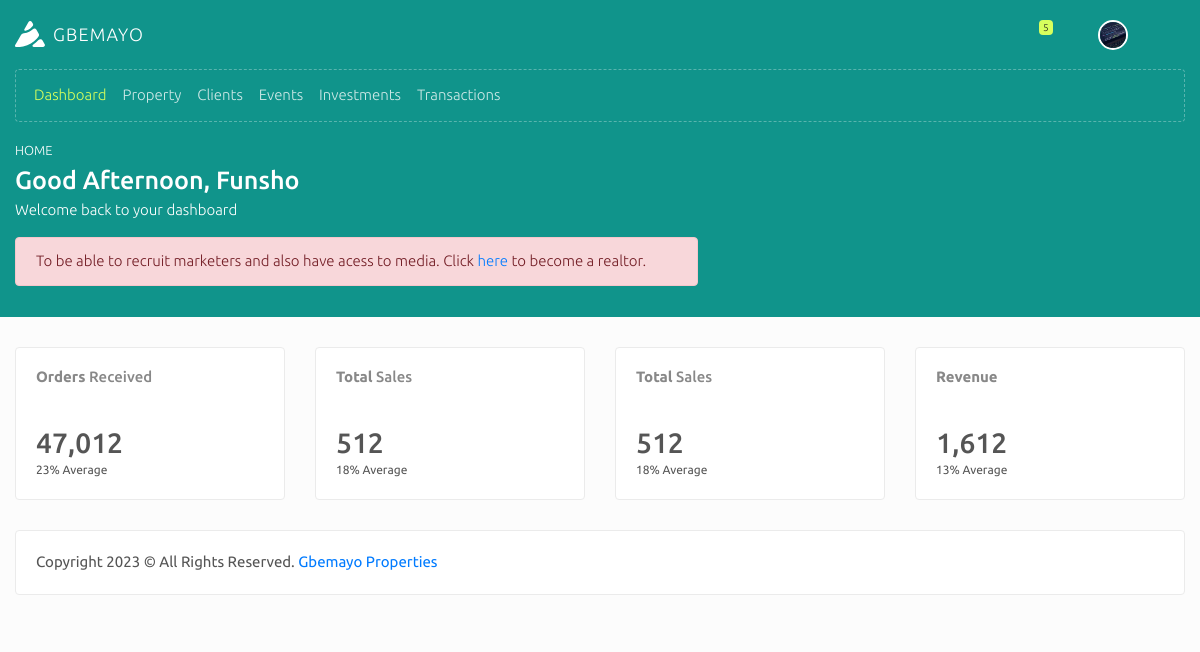
/dashboard (signed in), run on the app's committed database.
### tables this page shows
CREATE TABLE `agents` (
  `agent_id` int(255) NOT NULL,
  `agent_privilege_id` int(255) DEFAULT NULL,
  `agent_fullname` varchar(255) DEFAULT NULL,
  `agent_email` varchar(255) DEFAULT NULL,
  `agent_password` varchar(255) DEFAULT NULL,
  `agent_phone_number` varchar(255) DEFAULT NULL,
  `agent_address` varchar(255) DEFAULT NULL,
  `agent_profile_photo` varchar(255) DEFAULT NULL,
  `agent_bank_name` varchar(255) DEFAULT NULL,
  `agent_account_name` varchar(255) DEFAULT NULL,
  `agent_account_number` varchar(255) DEFAULT NULL,
  `agent_business_id` varchar(255) DEFAULT NULL,
  `agent_referral_id` varchar(255) DEFAULT NULL,
  `agent_referred_by_id` varchar(255) DEFAULT NULL,
  `agent_referral_type` enum('realtor','business') DEFAULT NULL,
  `agent_event_id` varchar(255) DEFAULT NULL,
  `agent_payment_status` enum('active','inactive') NOT NULL DEFAULT 'inactive',
  `agent_created_on` datetime NOT NULL
);

### includes/db-functions.php (called while the page is built, shortened)
<?php
	include("config.php");
	function admin_query_agent($business_id, $agent_id, $data = false){
		global $con;
		$query = mysqli_query($con, "SELECT * FROM agents JOIN privileges ON privileges.privileges_id = agents.agent_privilege_id WHERE agent_business_id ='$business_id' AND agent_id ='$agent_id' ORDER BY agent_id DESC");
		return $data ? $query : mysqli_num_rows($query);
	}
?>

### dashboard.php (the view, shortened to what this page needs)
<?php include("includes/header.php"); ?>
    <div class="body_area after_bg sm">
        <div class="block-header">
            <div class="container">
                <div class="row clearfix">
                    <div class="col-lg-6 col-md-12">
                        <h1 class="mt-1">
                            <strong class="text text-secondary">You are logged in as <?php echo ucwords(get_privileges_name($session_logged_in_privilege_id)) ?></strong>
                        </h1>
                        <ul class="breadcrumb pl-0 pb-0 mt-4">
                            <li class="breadcrumb-item active"><a href="dashboard">Home</a></li>
                        </ul>
                        <h1 class="mb-1 mt-1">Good <?php echo $currentTime .", " . ucwords(explode(" ",$fetch_agent_info['agent_fullname'])[0]) ?></h1>
                        <span>Welcome back to your dashboard</span>
                    </div>
                </div>
                <?php
                     if ($session_logged_in_privilege_id == 3 && $fetch_agent_info["agent_payment_status"] == "inactive") {
                        include("realtor-subscribe-msg.php");
                    }else if ($session_logged_in_privilege_id == 4 && $fetch_agent_info["agent_payment_status"] == "inactive"){
                        include("marketers-subscribe-msg.php");
                    }
                ?>
            </div>
        </div>
        <div class="container">
            <div class="row clearfix row-deck">
                <div class="col-lg-3 col-md-6 col-sm-6">
                    <div class="card">
                        <div class="header">
                            <h2><strong>Orders</strong> Received</h2>
                        </div>
                        <div class="body">
                            <h3 class="mb-0">47,012</h3>
                            <small class="displayblock">23% Average <i class="zmdi zmdi-trending-up"></i></small>
                        </div>
                    </div>
                </div>
                <div class="col-lg-3 col-md-6 col-sm-6">
                    <div class="card">
                        <div class="header">
                            <h2><strong>Total</strong> Sales</h2>
                        </div>
                        <div class="body">
                            <h3 class="mb-0">512</h3>
                            <small class="displayblock">18% Average <i class="zmdi zmdi-trending-down"></i></small>
                        </div>
                    </div>
                </div>
                <div class="col-lg-3 col-md-6 col-sm-6">
                    <div class="card">
                        <div class="header">
                            <h2><strong>Total</strong> Sales</h2>
                        </div>
                        <div class="body">
                            <h3 class="mb-0">512</h3>
                            <small class="displayblock">18% Average <i class="zmdi zmdi-trending-down"></i></small>
                        </div>
                    </div>
                </div>
                <div class="col-lg-3 col-md-6 col-sm-6">
                    <div class="card">
                        <div class="header">
                            <h2><strong>Revenue</strong></h2>
                        </div>
                        <div class="body">
                            <h3 class="mb-0">1,612</h3>
                            <small class="displayblock">13% Average <i class="zmdi zmdi-trending-up"></i></small>
                        </div>
                    </div>
                </div>
            </div>
<?php
    include("includes/footer.php");
?>

### includes/header.php (shortened to what this page needs)
<?php
    $query_agent_info = admin_query_agent($session_logged_in_business_id, $session_logged_in_agent_id, true);
    $fetch_agent_info = mysqli_fetch_assoc($query_agent_info);
    $the_hour = date("H");
    $currentTime = ($the_hour > 17) ? "Evening" : (($the_hour > 12) ? "Afternoon" : "Morning");
?>
<!doctype html>
<html class="no-js " lang="en">
<head>
<link rel="stylesheet" href="assets/plugins/bootstrap/css/bootstrap.min.css">
<link rel="stylesheet" href="assets/plugins/jquery-datatable/dataTables.bootstrap4.min.css">
<link rel="stylesheet" href="assets/plugins/jvectormap/jquery-jvectormap-2.0.3.css"/>
<link rel="stylesheet" href="assets/plugins/morrisjs/morris.css" />
<link rel="stylesheet" href="assets/plugins/YoutubePopUp/YouTubePopUp.css"/>
<link rel="stylesheet" href="assets/css/amaze.style.min.css">
<link rel="stylesheet" href="assets/css/ecommerce.css">
<link rel="stylesheet" href="https://cdnjs.cloudflare.com/ajax/libs/material-design-iconic-font/2.2.0/css/material-design-iconic-font.min.css">
</head>
<body class="font-ubuntu">
<div id="body" class="theme-cyan">
    <nav class="top_navbar">
        <div class="container">
            <div class="row clearfix">
                <div class="col-12">
                    <div class="d-flex justify-content-between align-items-center">
                        <div class="navbar-logo">
                            <a class="navbar-brand" href="dashboard"><img src="assets/images/logo.svg" width="30" alt="Amaze"><span class="ml-2">Gbemayo</span></a>
                        </div>
                        <div class="d-flex justify-content-end justify-content-md-between align-items-center flex-grow-1">
                            <ul class="navbar">
                                <li class="dropdown notifications">
                                    <a href="javascript:void(0);" class="dropdown-toggle" data-toggle="dropdown" role="button"><i class="zmdi zmdi-notifications"></i><span class="label-count">5</span></a>
                                </li>
                                <li class="dropdown profile">
                                    <a href="javascript:void(0);" class="dropdown-toggle" data-toggle="dropdown" role="button">
                                        <img class="rounded-circle" style="width:30px; height: 30px;object-fit: cover;" src="<?php echo $fetch_agent_info['agent_profile_photo'] ?>" alt="User">
                                    </a>
                                </li>
                                <li><a href="javascript:void(0);" class="js-right-sidebar"><i class="icon-equalizer"></i></a></li>
                            </ul>
                        </div>
                    </div>
                </div>
            </div>
        </div>
    </nav>
    <aside id="leftsidebar" class="sidebar h_menu">
        <div class="container">
            <div class="row clearfix">
                <div class="col-12">
                    <div class="menu">
                        <ul class="list">
                            <li class="active">
                                <a href="dashboard" class="menu-toggle"><i class="zmdi zmdi-home"></i><span>Dashboard</span></a>
                            </li>
                            <li><a href="property-list" class="menu-toggle"><i class="zmdi zmdi-home"></i><span>Property</span></a>
                            <li><a href="client-list" class="menu-toggle"><i class="zmdi zmdi-home"></i><span>Clients</span></a>
                            <li><a href="events" class="menu-toggle"><i class="zmdi zmdi-apps"></i><span>Events</span></a>
                            <li><a href="" class="menu-toggle"><i class="zmdi zmdi-apps"></i><span>Investments</span></a>
                            <li>
                                <a href="transaction-list" class="menu-toggle"><i class="zmdi zmdi-shopping-basket"></i><span>Transactions</span></a>
                            </li>
                        </ul>
                    </div>
                </div>
            </div>
        </div>
    </aside>

### assets/css/ecommerce.css (style rules this page uses)
:root { --dark-color: #323A45;--heading-color: #222222;--font-color: #555555;--font-white: #ffffff;--font-light: #888888;--font-xlight: #f0f0f0;--font-ccc: #cccccc;--text-muted: #9A9A9A;--border-color: #ebebeb;--card-color: #ffffff;--white-color: #ffffff;--body-color: #fcfcfc;--box-shadow: #e2e2e2;--box-shadow-light: #f0f0f0;--hc-font-color: #555555;--hc-bg-color: #f0f0f0 }
[class="theme-cyan"] { --primary-color: #10948b;--primary-color2: #46c6bd;--primary-color3: #6cc9c3;--secondary-color: #d7ff5d;--secondary-color2: #e0ff84;--link-color: #ffa7bc;--primary-gradient: linear-gradient(45deg, #10948b, #637AAE) }

### data on the page
agents: agent_profile_photo (picture), agent_fullname "Funsho"
